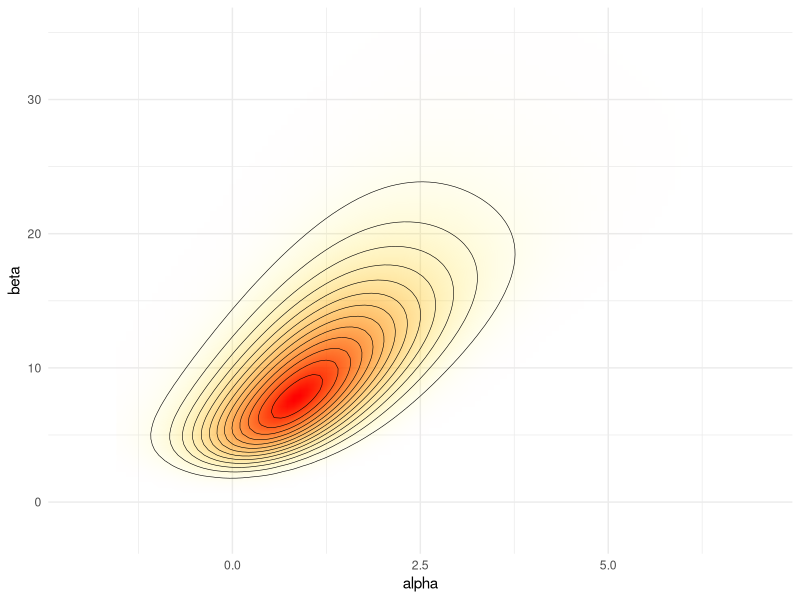
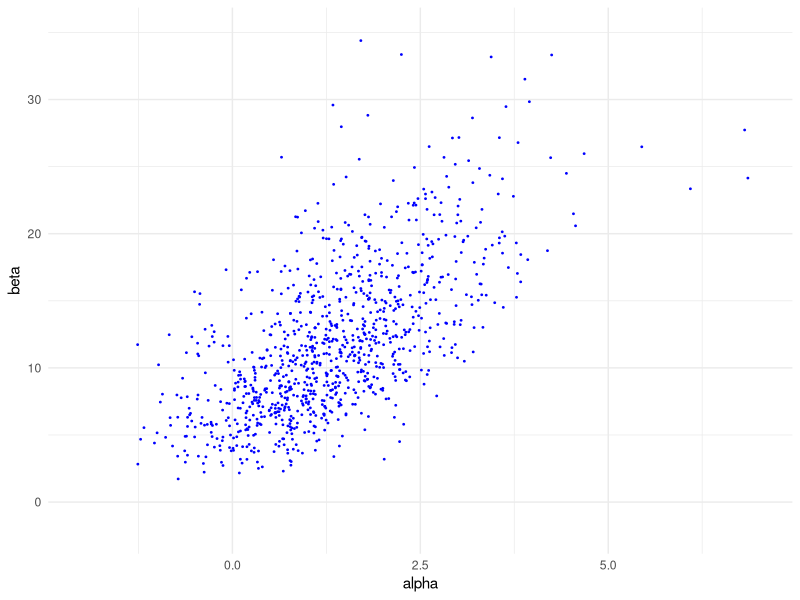
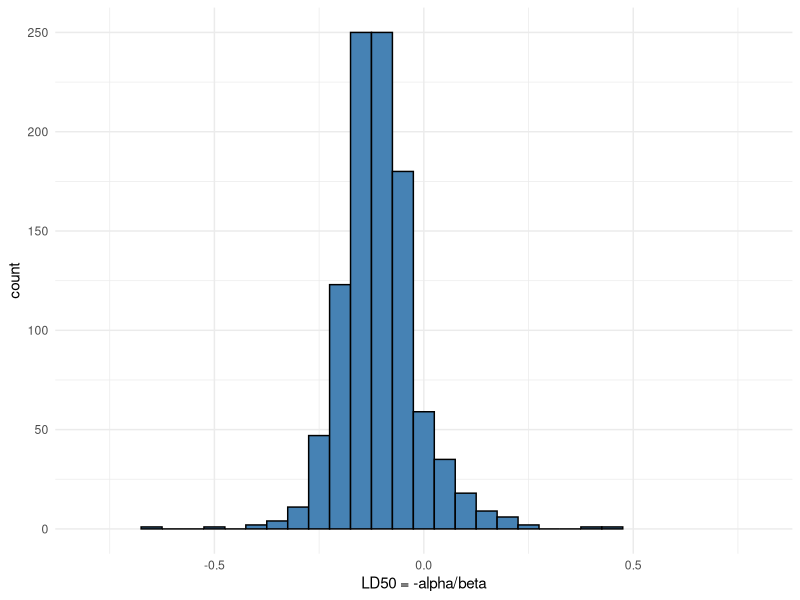
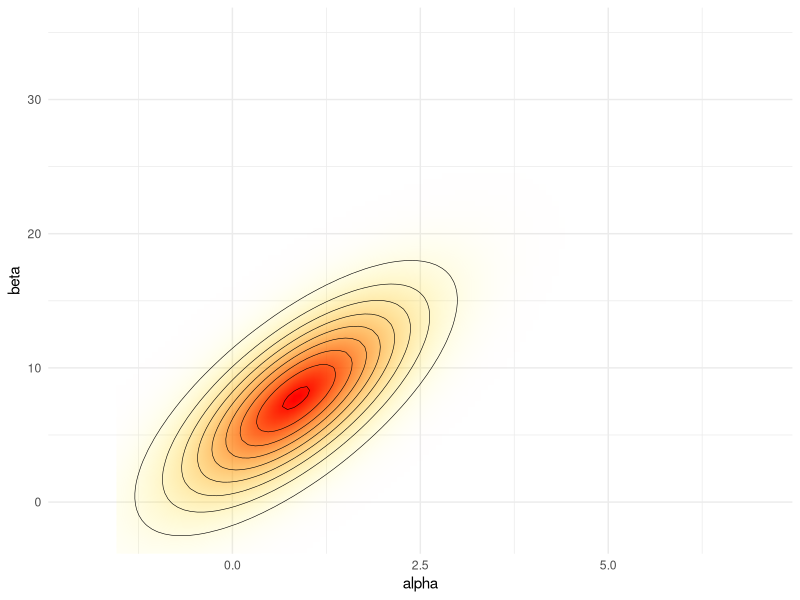
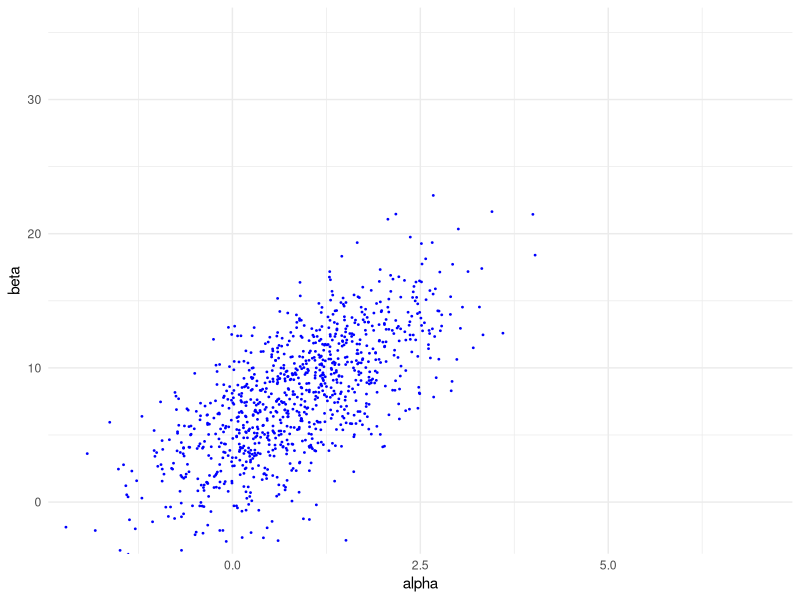
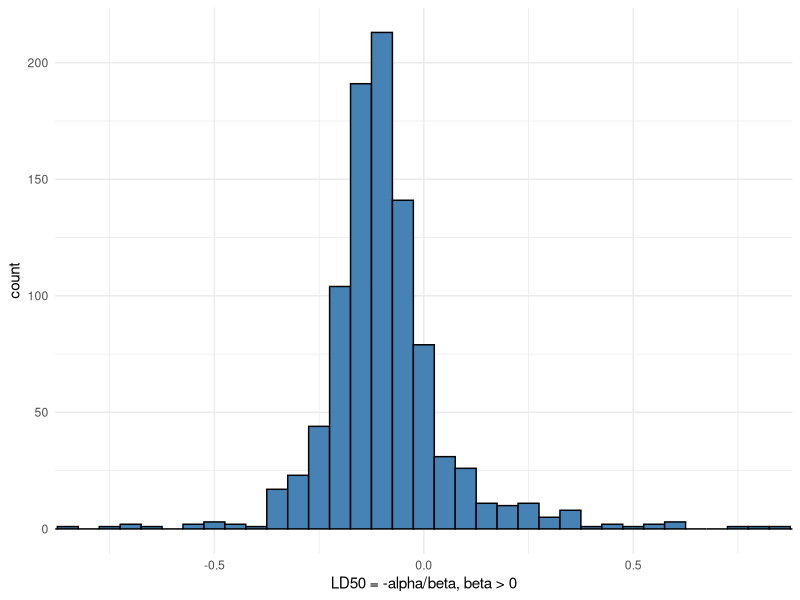
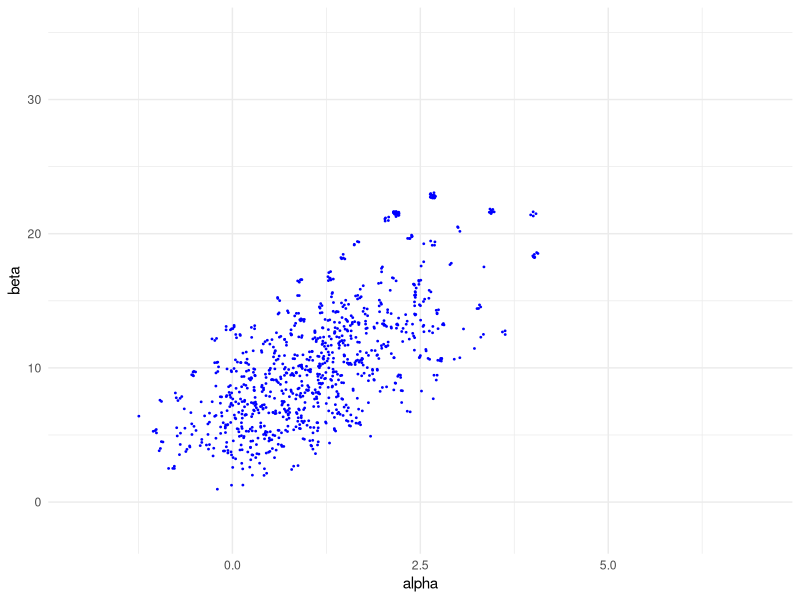
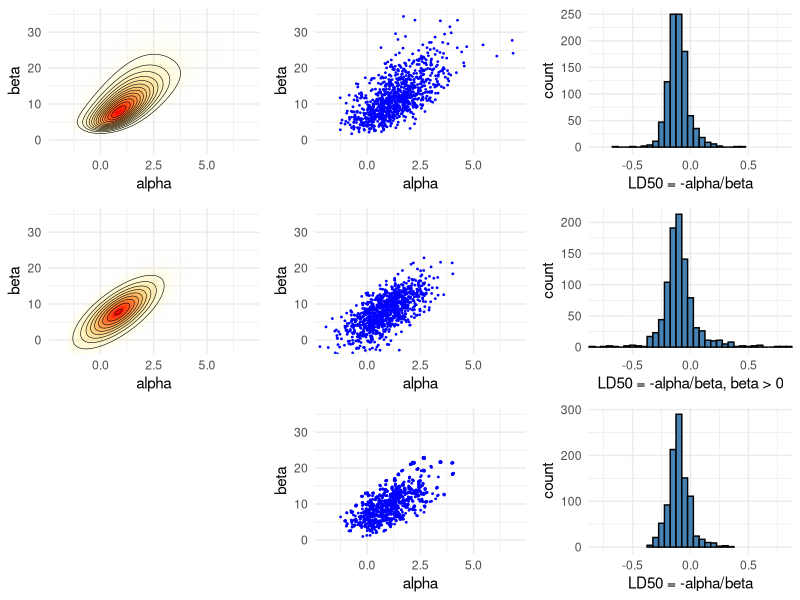

Reproduce these figures in R, in order.
## ---- chunk 1
library(ggplot2)
theme_set(theme_minimal())
library(gridExtra)
library(grid)
library(tidyr)
library(MASS)
library(loo)
df1 <- data.frame(x = c(-0.86, -0.30, -0.05, 0.73),n = c(5, 5, 5, 5),
y = c(0, 1, 3, 5))
A = seq(-1.5, 7, length.out = 100)
B = seq(-5, 35, length.out = 100)
# make vectors that contain all pairwise combinations of A and B
cA <- rep(A, each = length(B))
cB <- rep(B, length(A))
## ---- chunk 2
logl <- function(df, a, b)
  df['y']*(a + b*df['x']) - df['n']*log1p(exp(a + b*df['x']))
# calculate likelihoods: apply logl function for each observation
# ie. each row of data frame of x, n and y
p <- apply(df1, 1, logl, cA, cB) %>%
  # sum the log likelihoods of observations
  # and exponentiate to get the joint likelihood
  rowSums() %>% exp()
nsamp <- 1000
samp_indices <- sample(length(p), size = nsamp,
                       replace = T, prob = p/sum(p))
samp_A <- cA[samp_indices[1:nsamp]]
samp_B <- cB[samp_indices[1:nsamp]]
# add random jitter, see BDA3 p. 76
samp_A <- samp_A + runif(nsamp, (A[1] - A[2])/2, (A[2] - A[1])/2)
samp_B <- samp_B + runif(nsamp, (B[1] - B[2])/2, (B[2] - B[1])/2)
samp_ld50 <- -samp_A/samp_B
## ---- chunk 3
xl <- c(-2, 7)
yl <- c(-2, 35)
pos <- ggplot(data = data.frame(cA ,cB, p), aes(x = cA, y = cB)) +
  geom_raster(aes(fill = p, alpha = p), interpolate = T) +
  geom_contour(aes(z = p), colour = 'black', size = 0.2) +
  coord_cartesian(xlim = xl, ylim = yl) +
  labs(x = 'alpha', y = 'beta') +
  scale_fill_gradient(low = 'yellow', high = 'red', guide = F) +
  scale_alpha(range = c(0, 1), guide = F)
pos
## ---- chunk 4
sam <- ggplot(data = data.frame(samp_A, samp_B)) +
  geom_point(aes(samp_A, samp_B), color = 'blue', size = 0.3) +
  coord_cartesian(xlim = xl, ylim = yl) +
  labs(x = 'alpha', y = 'beta')
sam
## ---- chunk 5
his <- ggplot() +
  geom_histogram(aes(samp_ld50), binwidth = 0.05,
                 fill = 'steelblue', color = 'black') +
  coord_cartesian(xlim = c(-0.8, 0.8)) +
  labs(x = 'LD50 = -alpha/beta')
his
## ---- chunk 6
bioassayfun <- function(w, df) {
  z <- w[1] + w[2]*df$x
  -sum(df$y*(z) - df$n*log1p(exp(z)))
}
w0 <- c(0,0)
optim_res <- optim(w0, bioassayfun, gr = NULL, df1, hessian = T)
w <- optim_res$par
S <- solve(optim_res$hessian)
dmvnorm <- function(x, mu, sig)
  exp(-0.5*(length(x)*log(2*pi) + log(det(sig)) + (x-mu)%*%solve(sig, x-mu)))
p <- apply(cbind(cA, cB), 1, dmvnorm, w, S)
samp_norm <- mvrnorm(nsamp, w, S)
bpi <- samp_norm[,2] > 0
samp_norm_ld50 <- -samp_norm[bpi,1]/samp_norm[bpi,2]
## ---- chunk 7
pos_norm <- ggplot(data = data.frame(cA ,cB, p), aes(x = cA, y = cB)) +
  geom_raster(aes(fill = p, alpha = p), interpolate = T) +
  geom_contour(aes(z = p), colour = 'black', size = 0.2) +
  coord_cartesian(xlim = xl, ylim = yl) +
  labs(x = 'alpha', y = 'beta') +
  scale_fill_gradient(low = 'yellow', high = 'red', guide = F) +
  scale_alpha(range = c(0, 1), guide = F)
pos_norm
sam_norm <- ggplot(data = data.frame(samp_A=samp_norm[,1], samp_B=samp_norm[,2])) +
  geom_point(aes(samp_A, samp_B), color = 'blue', size = 0.3) +
  coord_cartesian(xlim = xl, ylim = yl) +
  labs(x = 'alpha', y = 'beta')
sam_norm
## ---- chunk 8
his_norm <- ggplot() +
  geom_histogram(aes(samp_norm_ld50), binwidth = 0.05,
                 fill = 'steelblue', color = 'black') +
  coord_cartesian(xlim = c(-0.8, 0.8)) +
  labs(x = 'LD50 = -alpha/beta, beta > 0')
his_norm
## ---- chunk 9
ldmvnorm <- function(x, mu, sig)
(-0.5*(length(x)*log(2*pi) + log(det(sig)) + (x-mu)%*%solve(sig, x-mu)))
lg <- apply(samp_norm, 1, ldmvnorm, w, S)
lp <- apply(df1, 1, logl, samp_norm[,1], samp_norm[,2]) %>% rowSums()
lw <- lp-lg
psislw <- psis(lw, r_eff = 1)
print(psislw$diagnostics$pareto_k, digits=2)
print(psislw$diagnostics$n_eff, digits=2)
psisw <- exp(psislw$log_weights)
## ---- chunk 10
samp_indices <- sample(length(psisw), size = nsamp,
                       replace = T, prob = psisw)
rissamp_A <- samp_norm[samp_indices,1]
rissamp_B <- samp_norm[samp_indices,2]
# add random jitter, see BDA3 p. 76
rissamp_A <- rissamp_A + runif(nsamp, (A[1] - A[2])/2, (A[2] - A[1])/2)
rissamp_B <- rissamp_B + runif(nsamp, (B[1] - B[2])/2, (B[2] - B[1])/2)
# samples of LD50 
rissamp_ld50 <- -rissamp_A/rissamp_B
sam_ris <- ggplot(data = data.frame(rissamp_A, rissamp_B)) +
  geom_point(aes(rissamp_A, rissamp_B), color = 'blue', size = 0.3) +
  coord_cartesian(xlim = xl, ylim = yl) +
  labs(x = 'alpha', y = 'beta')
sam_ris
his_ris <- ggplot() +
  geom_histogram(aes(rissamp_ld50), binwidth = 0.05,
                 fill = 'steelblue', color = 'black') +
  coord_cartesian(xlim = c(-0.8, 0.8)) +
  labs(x = 'LD50 = -alpha/beta')
his_ris
## ---- chunk 11
blank <- grid.rect(gp=gpar(col="white"))
grid.arrange(pos, sam, his, pos_norm, sam_norm, his_norm, blank, sam_ris, his_ris, ncol=3)
